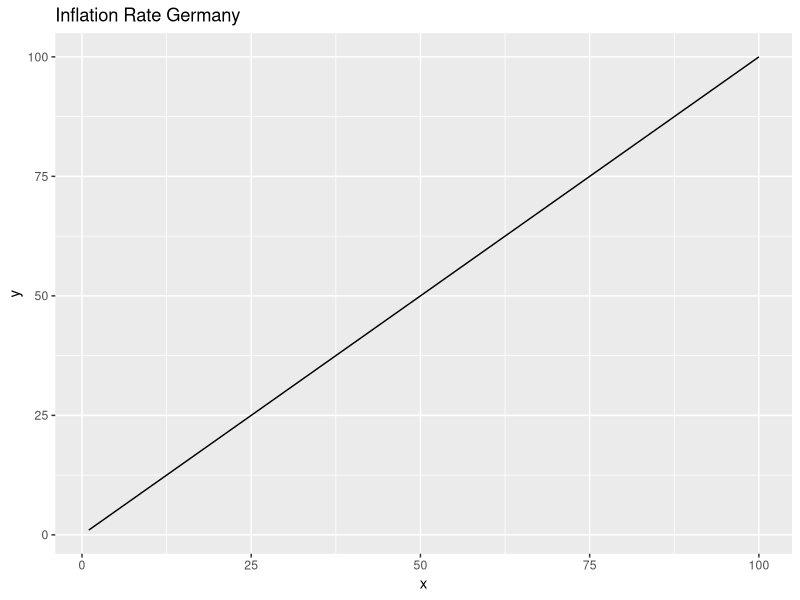

This chart was generated by the following R code: (Note: this script raises an error after producing the figure.)
library(ggplot2)
library(tidyr)
library(dplyr)

##mock plot erstellen 

# erzeugt plot und weist UI zu 
#output$inflation_germany <- renderPlot({
  x <- 1:100
  y <- 1:100
  df <- data.frame(x = x, y = y)
  
  ggplot(data = df, mapping = aes(x = x, y = y)) +
    geom_line() +
    ggtitle("Inflation Rate Germany")
#})
  
  
############Inflation USA, Deutschland, China, Japan DATA

df_inflation <- read.csv("data/annual_infation.csv") 

df_inflation <- df_inflation[-c(5:9), ] #überflüssige rows löschen

df_inflation <- df_inflation %>% 
  pivot_longer(
    cols = starts_with("X"),
    names_to = "Year",
    names_prefix = "X",
    values_to = "Inflation"
  ) %>% 
  select(-Series.Name) %>% 
  rename(
    "Country" = "Country.Name" 
  )

############### PLOT INFLATION 

output$inflation_plot <- renderPlot({
  
  ggplot(data = df_inflation, mapping = aes(x = as.numeric(Year), y = Inflation, colour = Country)) +
    geom_line(linewidth = 1) +
    labs(
      title = "Inflation Rate Over Time",
      subtitle = "Annual Consumer Price Inflation",
      x = "Year",
      y = "Inflation Rate (%)"
    ) +
    theme_classic() +
    theme(
      plot.title = element_text(face = "bold", size = 16),
      plot.subtitle = element_text(size = 12),
      legend.position = "bottom"
    )
})














  
  



  
